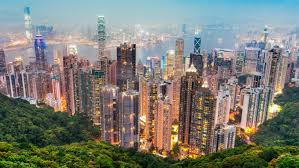
#> input picture download.jpg, 299 x 168 px
$ python blackScreen.py
#> lines starting #> are read from the running program, lines starting #| are printed output that depends on the picture; after the words box and inside, x2 and y2 are one past the last pixel; in counts of white or black regions, pixels touching at a corner belong together
import cv2
import numpy as np

video = cv2.VideoCapture(0)
image = cv2.imread("download.jpg")
#> image is the input picture: shape (168, 299, 3); mean B, G, R 117.3, 125.5, 124.8

while True:

    ret, frame = video.read()
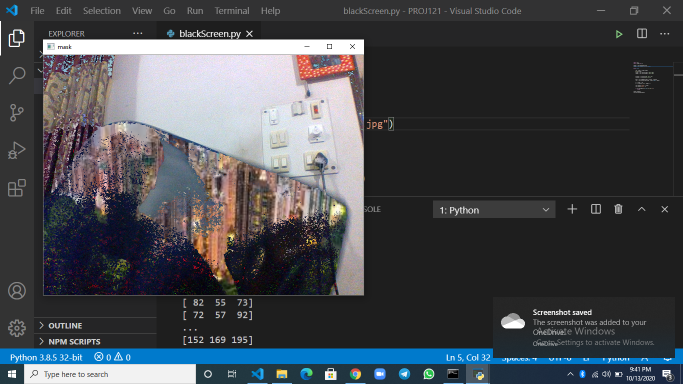
#> input picture 2020-10-13 (1).png, 1366 x 768 px, given in place of the camera (shown at 1/2 size)
#> frame is the input picture: shape (768, 1366, 3); mean B, G, R 77.2, 72.1, 69.2
    print(frame)
#> (printed output is left out)
    frame = cv2.resize(frame, (640, 480))
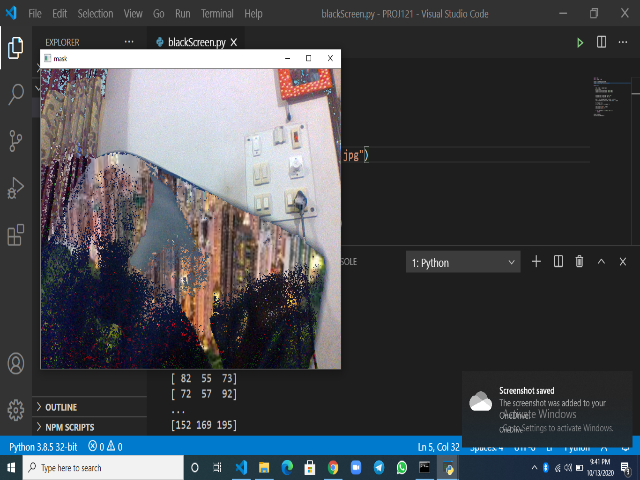
#> frame: shape (480, 640, 3); mean B, G, R 77.1, 72, 69.2
    image = cv2.resize(image, (640, 480))
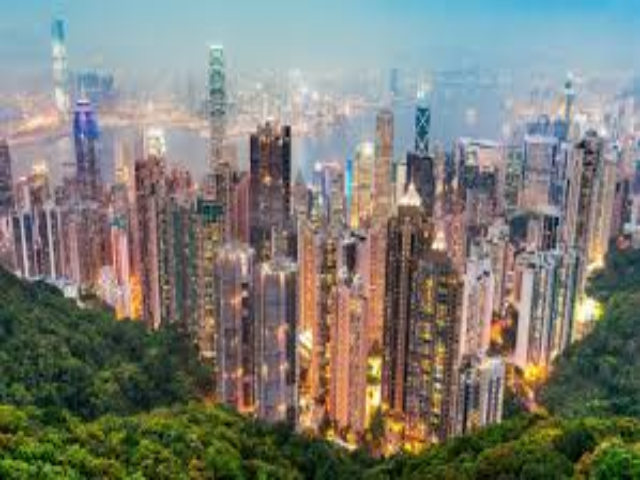
#> image: shape (480, 640, 3); mean B, G, R 117.2, 125.4, 124.7


    u_black = np.array([104, 153, 70])
    l_black = np.array([30, 30, 0])

    mask = cv2.inRange(frame, l_black, u_black)
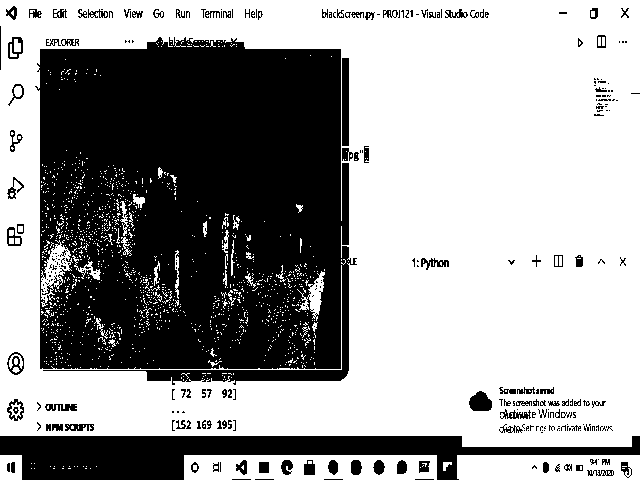
#> mask: shape (480, 640); 61.5% white; 288 black regions (180 under 20 px), largest, box (x1, y1, x2, y2) and area: (35, 37, 357, 385) 95174, (0, 436, 640, 480) 14771, (342, 58, 349, 146) 616
    res = cv2.bitwise_and(frame, frame, mask = mask)
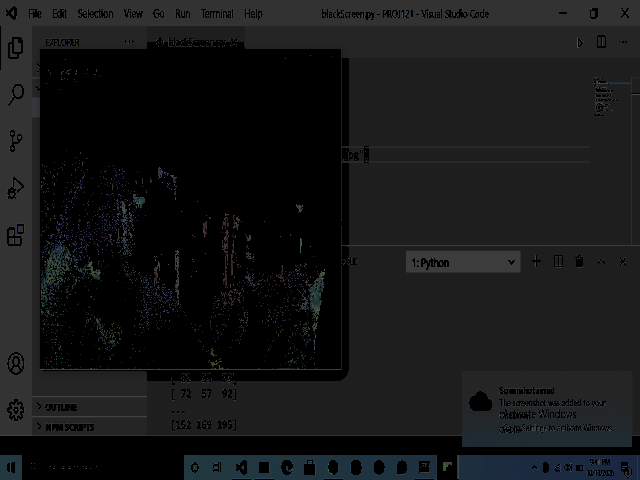
#> res: shape (480, 640, 3); mean B, G, R 23.5, 22.6, 21.8

    f = frame - res
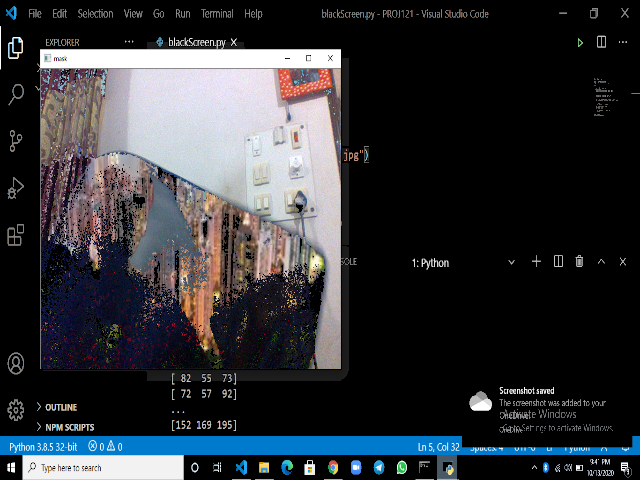
#> f: shape (480, 640, 3); mean B, G, R 53.6, 49.4, 47.4
    f = np.where(f == 0, image, f)
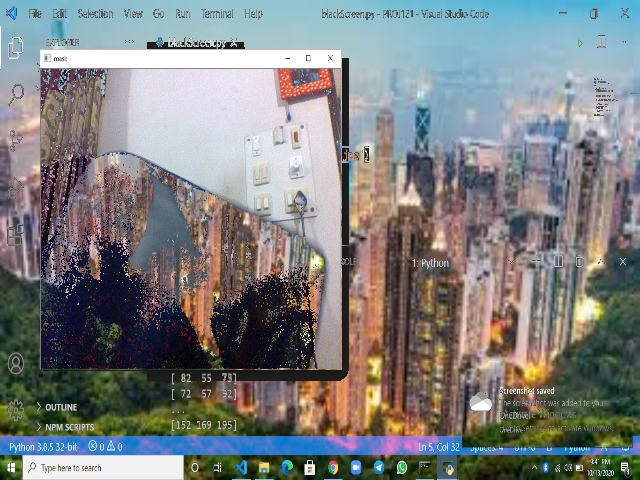
#> f: shape (480, 640, 3); mean B, G, R 127.9, 127.9, 125.2

    cv2.imshow("video", frame)
    cv2.imshow("mask", f)

    if cv2.waitKey(1) & 0xFF == ord('q'):
#> (key q is pressed here)
        break

video.release()
cv2.destroyAllWindows()
